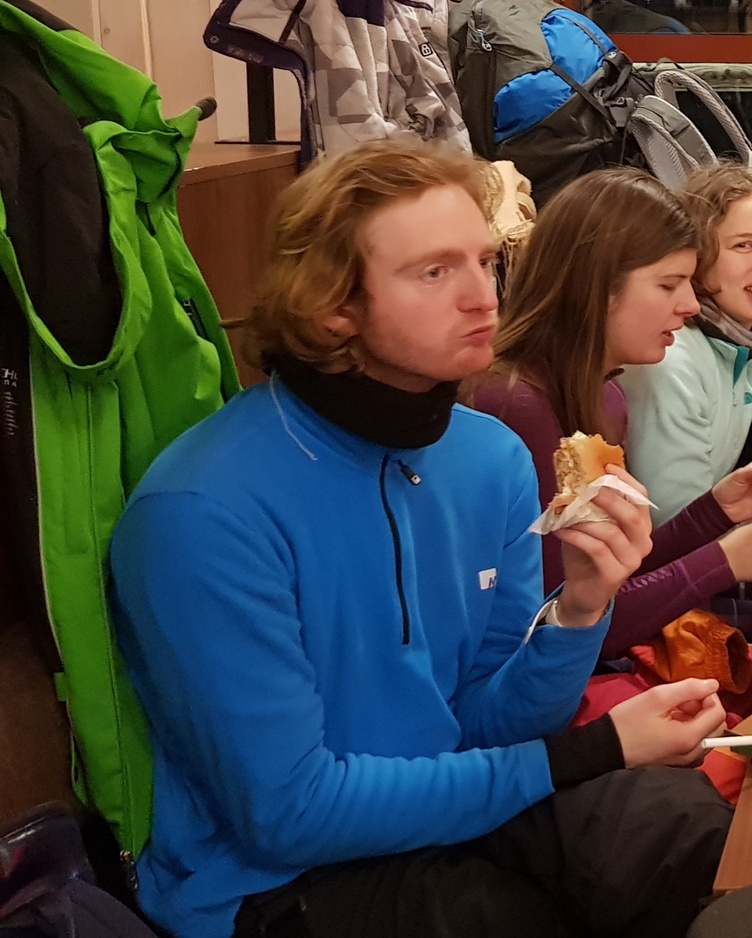
#> input picture Ex06/data/Lauge_spiser.jpg, 752 x 938 px, shrunk from 1361 x 1698 before the run
$ jupyter execute ex06.ipynb   (older library calls are emulated)
#> lines starting #> are read from the running program, lines starting #| are printed output that depends on the picture; after the words box and inside, x2 and y2 are one past the last pixel; in counts of white or black regions, pixels touching at a corner belong together
# Exercise 6: Simple Features

## Helper Functions

[cell 1]
import numpy as np
import cv2
import os
import scipy
import matplotlib.pyplot as plt
import matplotlib

def load_im(path : str) -> np.ndarray:
    """
        Returns:
            Image scaled to float.
    """
    im = cv2.imread(path)[:, :, ::-1]
    im = im.astype(np.float64) / 255

    return im


# [113 lines left out: functions pi, piInv, projectPoints, hest, crossOp, computeFundamentalMatrix and 1 more, not called in this run]

## Ex. 6.1

Create the function: `g, gd = gaussian1DKernel(sigma)`, where `g` is the **1D Gaussian Kernel**, `gd` is the derivative of **g**, and `sigma` is the **Gausian width**.

Test for different multiples of sigma.

Should normalize `g`, such that it sums to 1.

### Response

[cell 2]
def gaussian1DKernel(sigma: float, SDs: int = 3) -> tuple[np.ndarray, np.ndarray, np.ndarray]:
    """
        Takes in:
            The standard deviation: sigma

            (optional - 3 as default) The amount of standard deviations: SDs
            (From statistics we know that 3 standard deviations encapsulates 99.7% of the Gaussian distribution)

        Returns:
            The 1D Gaussian kernel: g

            The derivative: gd
    """

    # Morten was very big brains when he definde this kernel!
    bounds = round(SDs * sigma)
    x = np.arange(-bounds, bounds + 1)

    g_unorm = np.exp(- x**2/(2 * sigma**2))
    g = g_unorm / g_unorm.sum() # <-- makes sure that g sums to one (SUCH THAT IS A PROPABILITY DISTRIBUTION!)

    gd = -x / (sigma**2) * g

    return g, gd

[cell 3]
def gaussianFunction(sigma : float) -> tuple[np.ndarray, np.ndarray]:
    """
        Takes in:
            The standard deviation: sigma

        Returns:
            The 1D Gaussian function (over 500 steps): g

            The derivative: gd

            The interval: x
    """

    STEP_SIZE = 500

    # From statistics we know that this encapsulates 99.7% of the Gaussian distribution
    SDs = 3
    x = np.linspace(-SDs * sigma, SDs * sigma, STEP_SIZE)


    g_unorm = np.exp(- x**2/(2 * sigma**2))
    g = g_unorm / g_unorm.sum() # <-- makes sure that g sums to one (SUCH THAT IS A PROPABILITY DISTRIBUTION!)

    gd = -x / (sigma**2) * g

    return g, gd, x

#### Testing the implemented `gaussianFunction`

[cell 4]
sigma = 2
g, gd, x = gaussianFunction(sigma)

plt.figure()
plt.plot(x, g, label = "1D Gaussian kernel")
plt.plot(x, gd, label = "Derivative of g")
plt.legend()
plt.show()
#> figure, not shown here; curve peaks at x = -0.012, y = 0.00481; curve peaks at x = -2.01, y = 0.00146

#### Test of `gaussian1DKernel`

[cell 5]
sigma = 10
g, gd = gaussian1DKernel(sigma)

plt.figure()
plt.plot(g, label = "1D Gaussian kernel")
plt.plot(gd, label = "Derivative of g")
plt.legend()
plt.show()
#> figure, not shown here; curve peaks at x = 30, y = 0.04; curve peaks at x = 20, y = 0.00243

## Ex. 6.2
Create the function `I, Ix, Iy = gaussianSmoothing(im, sigma)`.

### Response

[cell 6]
# Loading image
im01 = load_im("data/Lauge_spiser.jpg")
im02 = load_im("data/TestIm1.png")
#> call 2 of load_im, with path = 'data/TestIm1.png'
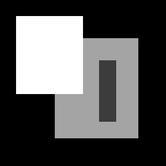
#> input picture Ex06/data/TestIm1.png, 166 x 166 px, shrunk from 300 x 300 before the run
#> in load_im, im is the input picture: shape (166, 166, 3); min 0, max 255, mean 84.9

# Converting to greyscale
rgb_weights = [0.2989, 0.5870, 0.1140]

rgb2grey = lambda im : np.dot(im[...,:3], rgb_weights)  # <-- rgb2grey lambda function, wow!

im01_grey = rgb2grey(im01)
im02_grey = rgb2grey(im02)
print(im02_grey.shape)
#| (166, 166)

plt.figure()
plt.imshow(im02_grey, cmap="gray")
plt.axis("off")
plt.show()

[cell 7]
def gaussianSmoothing(im : np.ndarray, sigma : float) -> tuple[np.ndarray, np.ndarray, np.ndarray]:
    """
        Takes:
            The image as a numpy array: im

            The standard deviation: sigma

        Returns:
            The smoothed image: I

            The smoothed x-derivative of the image: Ix

            The smoothed y-derivative of the image: Iy
    """
#> called with sigma = 10

    g, gd = gaussian1DKernel(sigma)

    im_smooth = cv2.sepFilter2D(im, -1, g, g)

    Ix = cv2.sepFilter2D(im, -1, gd, g)

    Iy = cv2.sepFilter2D(im, -1, g, gd)

    return im_smooth, Ix, Iy

[cell 8]
im01_smoothed, im01x, im01y = gaussianSmoothing(im01_grey, 10)
im02_smoothed, im02x, im02y = gaussianSmoothing(im02_grey, 5)
#print(im01_smoothed.min(), im01_smoothed.max())

fig, ax = plt.subplots(2,2)

ax[0, 0].imshow(im01_grey, cmap='gray')
ax[0, 0].set_title('Lauge')
ax[0, 0].axis("off")

ax[0, 1].imshow(im01_smoothed, cmap='gray')
ax[0, 1].set_title('Lauge smoothed')
ax[0, 1].axis("off")

ax[1, 0].imshow(im02_grey, cmap='gray')
ax[1, 0].set_title('Test im')
ax[1, 0].axis("off")

ax[1, 1].imshow(im02_smoothed, cmap='gray')
ax[1, 1].set_title('Test im smoothed')
ax[1, 1].axis("off")

plt.show()

^^^

I think it is correct...

## Ex. 6.3
We will now create the function `C = smoothedHessian(im, sigma, epsilon)`, where:

$$
    \pmb{C}(x, y) =
    \begin{bmatrix}
        g_{\epsilon} * Ix^2(x,y) & g_{\epsilon} * Ix(x, y) * I(x,y)
        \\
        g_{\epsilon} * Ix(x, y) * I(x,y) & g_{\epsilon} * Iy^2(x,y)
    \end{bmatrix},
$$
where $g_{\epsilon} * ...$ is the convolution of a new Gaussian kernel with width `epsilon`.

### Response

[cell 9]
def smoothedHessian(im : np.ndarray, sigma : float, epsilon : int) -> np.ndarray:
    """
        Takes:
            The image as a numpy array: im

            The standard deviation: sigma

            The width of the Gaussian kernel: epsilon

        Returns:
            The smoothed hessian: C
    """

    g_eps, _ = gaussian1DKernel(epsilon, SDs = 1)

    _, Ix, Iy = gaussianSmoothing(im, sigma)

    a = cv2.sepFilter2D(Ix**2, -1, g_eps, g_eps)
    b = cv2.sepFilter2D(Iy**2, -1, g_eps, g_eps)
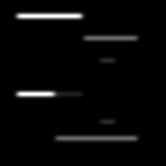
#> b: shape (166, 166) float64; min 0, max 0.0273, mean 0.000834; drawn with min black and max white
    c = cv2.sepFilter2D(Ix * Iy, -1, g_eps, g_eps)

    C = np.array(
        [[a, c],
         [c, b]]
    )

    return C

## Ex. 6.4
Create the function `r = harrisMeasure(im, sigma, epsilon, k)` where,
$$
    \begin{align*}
        \pmb{r}(x, y) &= a \cdot b - c^2 - k \cdot (a + b)^2,
        \\
        \pmb{C}(x, y) &=
        \begin{bmatrix}
            a & c
            \\
            c & b
        \end{bmatrix}
    \end{align*}
$$

### Response

[cell 10]
def harrisMeasure(im : np.ndarray, sigma : float, epsilon : int, k : float = 0.06) -> np.ndarray:
    """
        Takes:
            The image as a numpy array: im

            The standard deviation: sigma

            The width of the Gaussian kernel: epsilon

            (Optional - default is 0.06) Some real scaling factor: k

        Returns:
            The harris measure: r
    """

    C = smoothedHessian(im, sigma, epsilon)

    a = C[0, 0]
    b = C[1, 1]
    c = C[0, 1]

    #if c != C[1, 0]:
    #    raise ValueError("Something went wrong in the previous function, oh no!")

    r = a * b - c**2 - k * (a + b)**2

    return r

#### Testing

[cell 11]
r02 = harrisMeasure(im02_grey, 2, 2)

plt.figure()
plt.imshow(r02)
plt.colorbar()
plt.axis("off")
plt.show()

Lauge med prikker giver ikke rigtigt mening... :(

[cell 12]
r01 = harrisMeasure(im01_grey, 20, 20)
#> call 4 of gaussianSmoothing, with sigma = 20
#> in gaussianSmoothing (call 4), `im_smooth = cv2.sepFilter2D(im, -1, g, g)`:
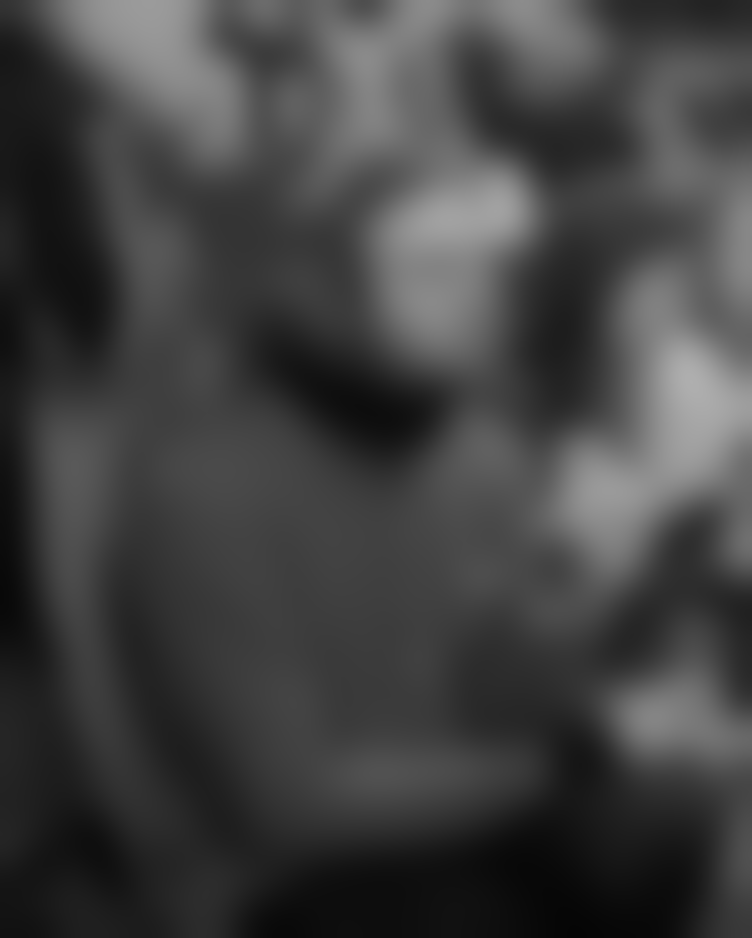
#> im_smooth: shape (938, 752) float64; min 0.0225, max 0.686, mean 0.258
#> in gaussianSmoothing (call 4), `Ix = cv2.sepFilter2D(im, -1, gd, g)`:
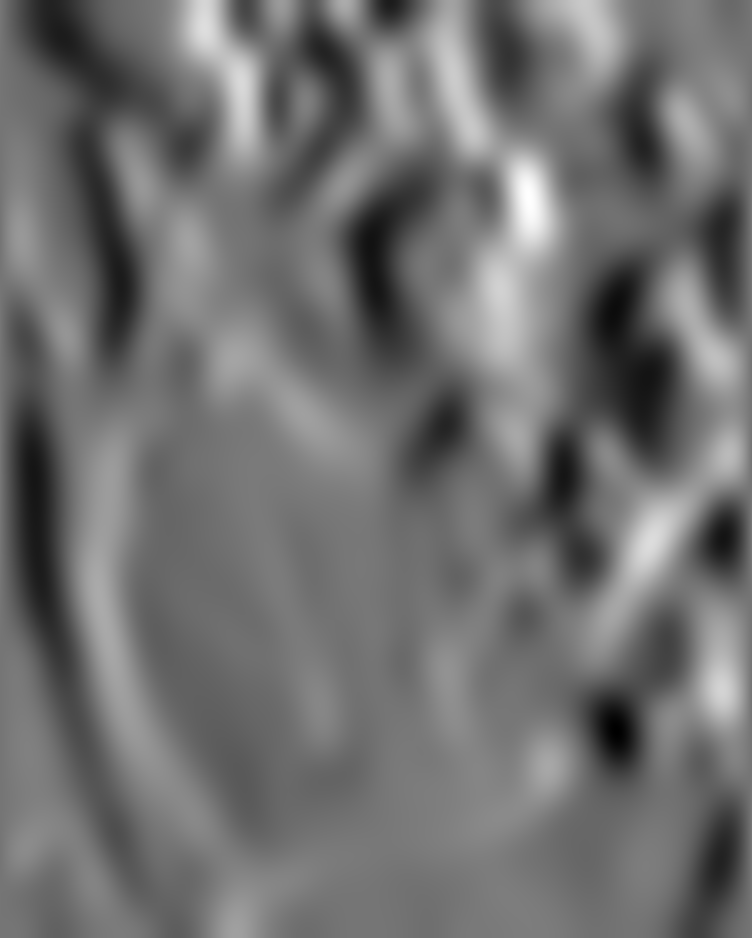
#> Ix: shape (938, 752) float64; min -0.00793, max 0.00934, mean -0.000328; drawn with min black and max white

plt.figure()
plt.imshow(r01)
plt.colorbar()
plt.axis("off")
plt.show()
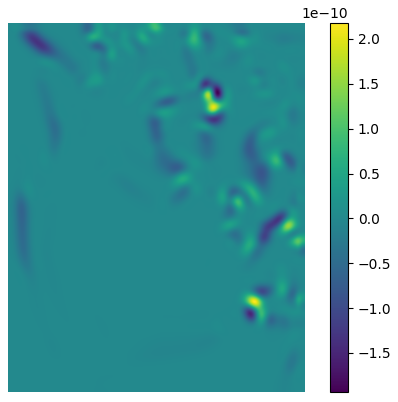
#> figure drawn by matplotlib, 2 panels

## Ex. 6.5
Create function `c = cornerDetector(im, sigma, epsilon, k, tau)` where `c` is a list of points, where `r` is the local maximum and larger than som releative threshold i.e.

$$
    \pmb{r}(x, y) > \texttt{tau}.
$$

### Response

[cell 13]
def cornerDetector(im : np.ndarray, sigma : float, epsilon : int, k : float = 0.06, tau : float = None) -> list:
    """
        Takes:
            The image as a numpy array: im

            The standard deviation: sigma

            The width of the Gaussian kernel: epsilon

            (optional - default a tenth of max value of harris meassure) Threshold: tau

            (Optional - default is 0.06) Some real scaling factor: k

        Returns:
            List of detected corners: c
    """


    r = harrisMeasure(im, sigma, epsilon)
#> call 3 of harrisMeasure, with sigma = 2, epsilon = 2, k = 0.06
#> call 3 of smoothedHessian, with sigma = 2, epsilon = 2
#> in smoothedHessian (call 3), `c = cv2.sepFilter2D(Ix * Iy, -1, g_eps, g_eps)`:
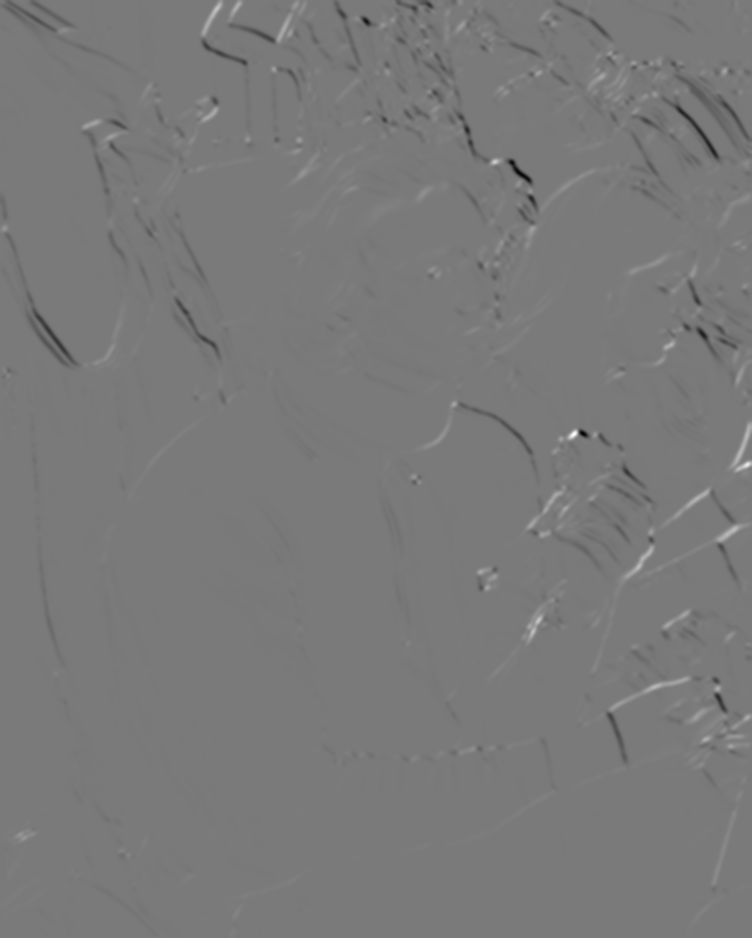
#> c: shape (938, 752) float64; min -0.00658, max 0.00715, mean -1.98e-05; drawn with min black and max white
#> in harrisMeasure (call 3), `r = a * b - c**2 - k * (a + b)**2`:
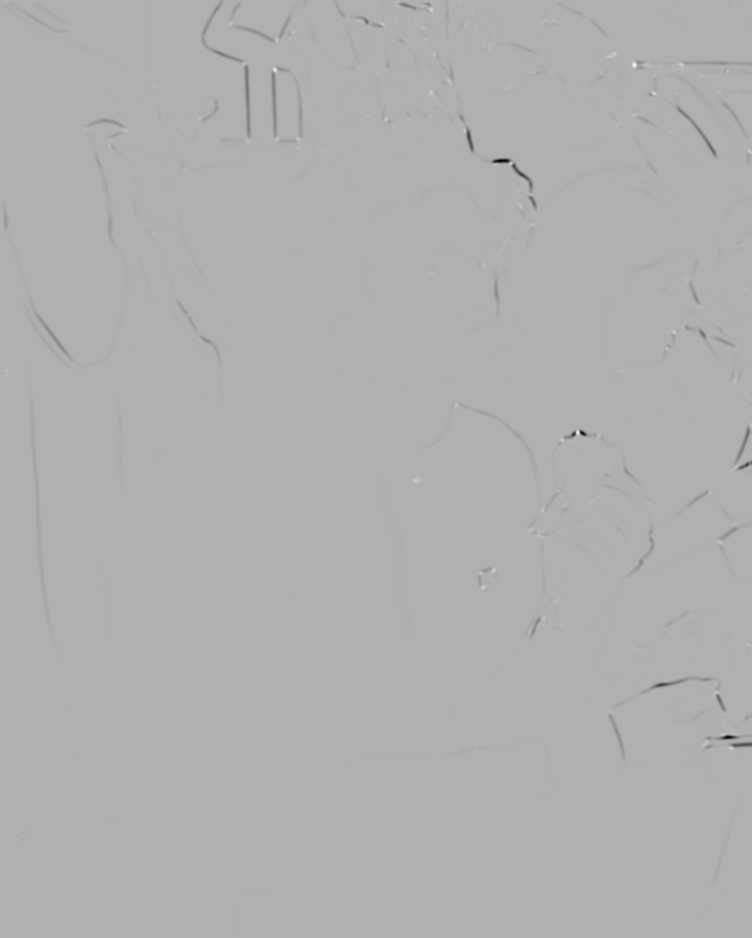
#> r: shape (938, 752) float64; min -1.55e-05, max 6.94e-06, mean -3.65e-08; drawn with min black and max white
    if tau is None:
        tau = 0.1 * np.max(r, axis = None)  # <-- defined as per week 6, slide 31
#> tau = 6.94e-07

    mask = r > tau     # <-- boolean array
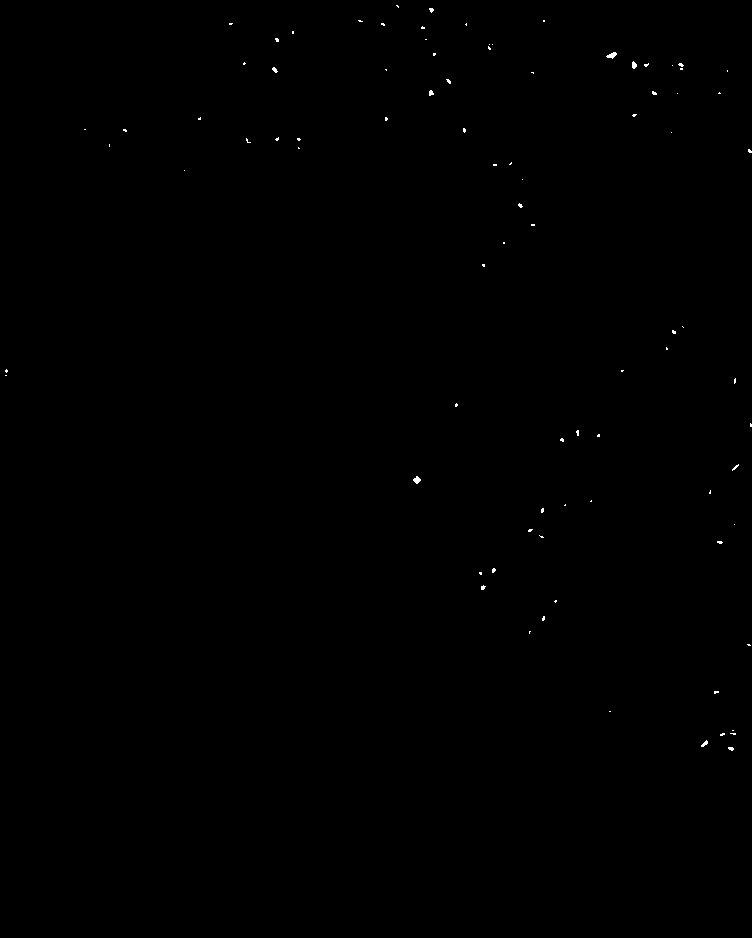
#> mask: shape (938, 752) bool; 0.11% white in thin lines or dots, all inside (x1, y1, x2, y2) = (5, 5, 752, 751)

    # non-maximum suprresion
    mask[:-1, :] *= r[:-1, :] > r[1:, :]
    mask[1:, :] *= r[1:, :] > r[:-1, :]
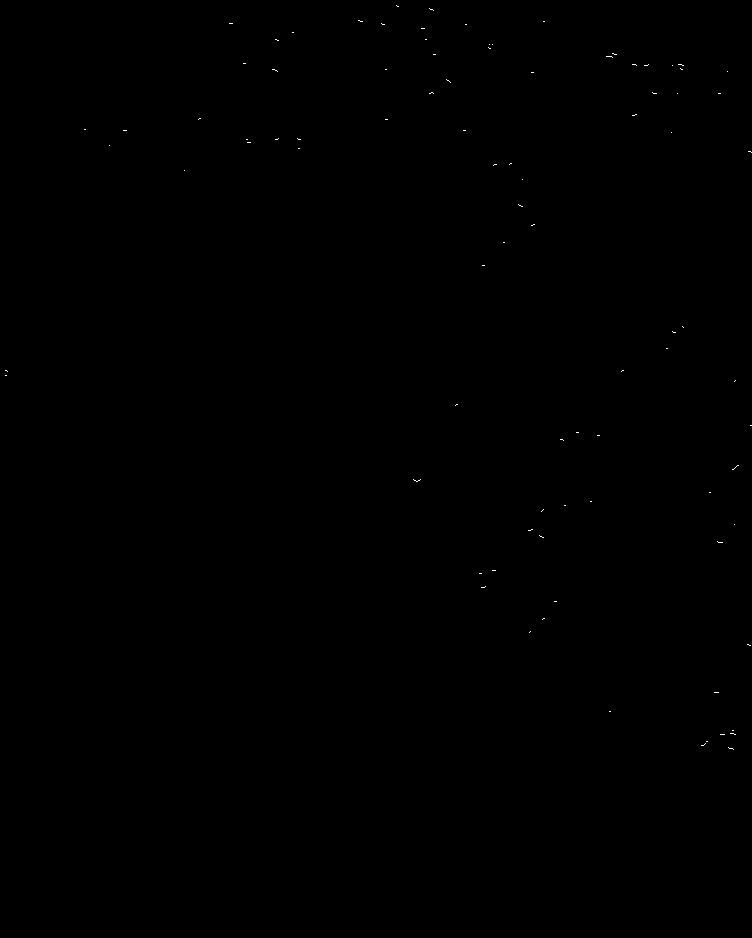
#> mask: shape (938, 752) bool; 0.04% white in thin lines or dots, all inside (x1, y1, x2, y2) = (5, 5, 752, 750)
    mask[:, :-1] *= r[:, :-1] > r[:, 1:]
#> mask: shape (938, 752) bool; 0.03% white in thin lines or dots, all inside (x1, y1, x2, y2) = (5, 6, 752, 750)
    mask[:, 1:] *= r[:, 1:] > r[:, :-1]
#> mask: shape (938, 752) bool; 0.02% white in thin lines or dots, all inside (x1, y1, x2, y2) = (5, 6, 752, 749)

    mask[1:, 1:] *= r[1:, 1:] > r[:-1, :-1]
    mask[:-1, :-1] *= r[:-1, :-1] > r[1:, 1:]

    c = np.where(mask)
#> c = 102 positions, rows 6 to 748, columns 5 to 751
    c = np.array([c[1], c[0]])  # < -- apparently np.where switches the two coordinates

    return c

#### Testing - Lauge

[cell 14]
c = cornerDetector(im01_grey, 2, 2)

plt.figure()
plt.imshow(im01_grey, cmap="gray")
plt.scatter(c[0], c[1])
plt.axis("off")
plt.show()
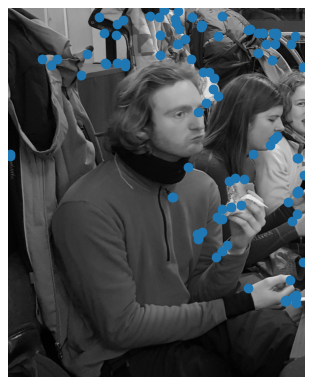
#> figure drawn by matplotlib, 1 panel

#### Testing - test image

[cell 15]
c = cornerDetector(im02_grey, 0.5, 1)
